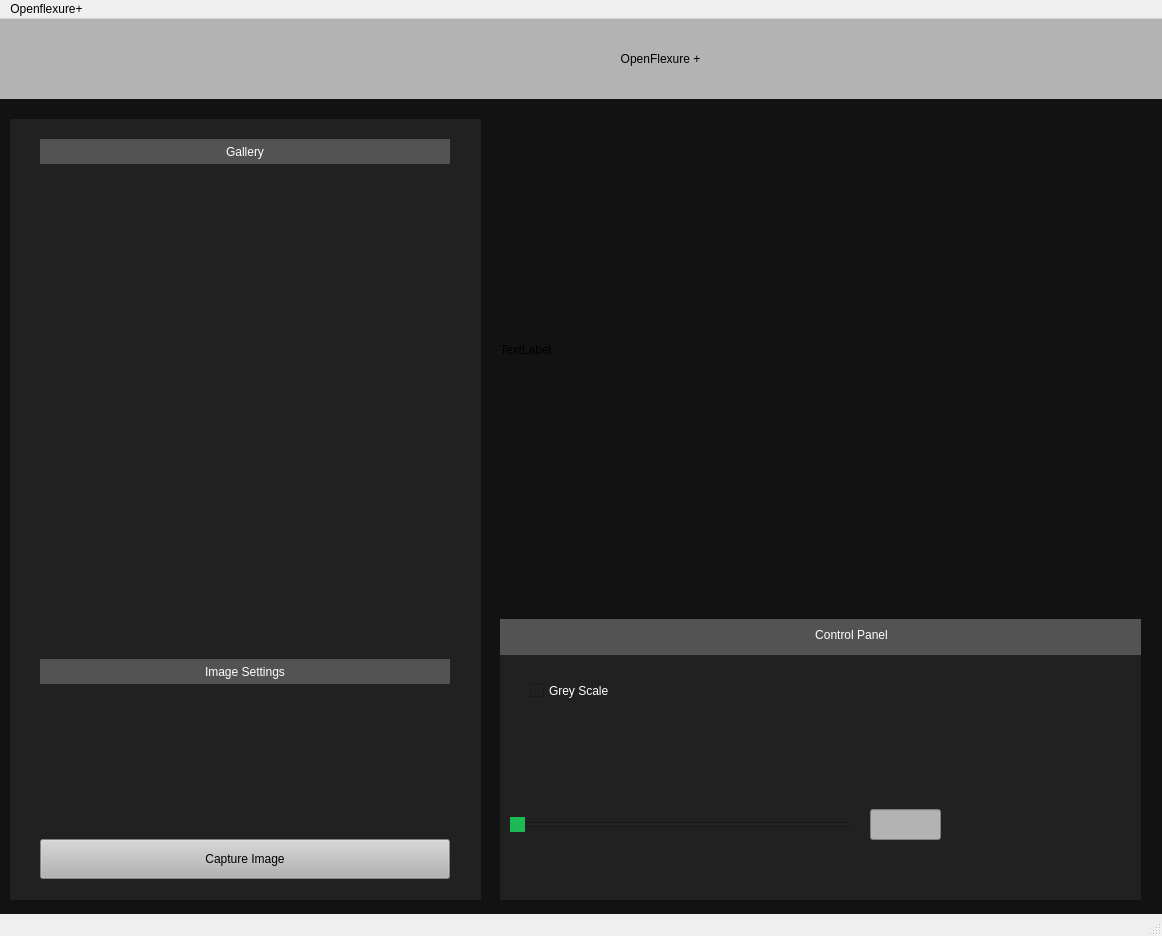
<?xml version="1.0" encoding="UTF-8"?>
<ui version="4.0">
 <class>GUI</class>
 <widget class="QMainWindow" name="GUI">
  <property name="geometry">
   <rect>
    <x>0</x>
    <y>0</y>
    <width>1162</width>
    <height>936</height>
   </rect>
  </property>
  <property name="windowTitle">
   <string>MainWindow</string>
  </property>
  <widget class="QWidget" name="centralwidget">
   <property name="styleSheet">
    <string notr="true">#centralWidget {
background-color:#FF121212}</string>
   </property>
   <widget class="QWidget" name="widget" native="true">
    <property name="geometry">
     <rect>
      <x>0</x>
      <y>0</y>
      <width>1321</width>
      <height>80</height>
     </rect>
    </property>
    <property name="styleSheet">
     <string notr="true">
	background-color: rgb(179, 179, 179);
</string>
    </property>
    <widget class="QLabel" name="OpenFlexurePlus">
     <property name="geometry">
      <rect>
       <x>0</x>
       <y>19</y>
       <width>1321</width>
       <height>41</height>
      </rect>
     </property>
     <property name="text">
      <string>OpenFlexure +</string>
     </property>
     <property name="alignment">
      <set>Qt::AlignCenter</set>
     </property>
    </widget>
   </widget>
   <widget class="QWidget" name="widget_2" native="true">
    <property name="geometry">
     <rect>
      <x>0</x>
      <y>80</y>
      <width>1351</width>
      <height>841</height>
     </rect>
    </property>
    <property name="styleSheet">
     <string notr="true">
background-color: rgb(18, 18, 18);</string>
    </property>
    <widget class="QLabel" name="scopeVideoFeed">
     <property name="geometry">
      <rect>
       <x>500</x>
       <y>20</y>
       <width>621</width>
       <height>461</height>
      </rect>
     </property>
     <property name="text">
      <string>TextLabel</string>
     </property>
    </widget>
    <widget class="QWidget" name="widget_3" native="true">
     <property name="geometry">
      <rect>
       <x>10</x>
       <y>20</y>
       <width>471</width>
       <height>781</height>
      </rect>
     </property>
     <property name="styleSheet">
      <string notr="true">background-color: rgb(33, 33, 33);</string>
     </property>
     <widget class="QPushButton" name="pushButton">
      <property name="geometry">
       <rect>
        <x>30</x>
        <y>720</y>
        <width>410</width>
        <height>40</height>
       </rect>
      </property>
      <property name="styleSheet">
       <string notr="true">background-color: rgb(179, 179, 179);</string>
      </property>
      <property name="text">
       <string>Capture Image</string>
      </property>
     </widget>
     <widget class="QWidget" name="widget_4" native="true">
      <property name="geometry">
       <rect>
        <x>30</x>
        <y>530</y>
        <width>410</width>
        <height>141</height>
       </rect>
      </property>
      <property name="styleSheet">
       <string notr="true"/>
      </property>
      <widget class="QLabel" name="label_2">
       <property name="geometry">
        <rect>
         <x>0</x>
         <y>10</y>
         <width>410</width>
         <height>25</height>
        </rect>
       </property>
       <property name="styleSheet">
        <string notr="true">background-color: rgb(83, 83, 83);
color: rgb(255, 255, 255);</string>
       </property>
       <property name="text">
        <string>Image Settings</string>
       </property>
       <property name="alignment">
        <set>Qt::AlignCenter</set>
       </property>
      </widget>
     </widget>
     <widget class="QWidget" name="widget_5" native="true">
      <property name="geometry">
       <rect>
        <x>30</x>
        <y>60</y>
        <width>410</width>
        <height>401</height>
       </rect>
      </property>
      <property name="styleSheet">
       <string notr="true"/>
      </property>
     </widget>
     <widget class="QLabel" name="label">
      <property name="geometry">
       <rect>
        <x>30</x>
        <y>20</y>
        <width>410</width>
        <height>25</height>
       </rect>
      </property>
      <property name="styleSheet">
       <string notr="true">color: rgb(255, 255, 255);
background-color: rgb(83, 83, 83);</string>
      </property>
      <property name="text">
       <string>Gallery</string>
      </property>
      <property name="alignment">
       <set>Qt::AlignCenter</set>
      </property>
     </widget>
    </widget>
    <widget class="QWidget" name="widget_6" native="true">
     <property name="geometry">
      <rect>
       <x>500</x>
       <y>520</y>
       <width>641</width>
       <height>281</height>
      </rect>
     </property>
     <property name="styleSheet">
      <string notr="true">background-color: rgb(33, 33, 33);</string>
     </property>
     <widget class="QSlider" name="horizontalSlider_2">
      <property name="geometry">
       <rect>
        <x>10</x>
        <y>190</y>
        <width>341</width>
        <height>31</height>
       </rect>
      </property>
      <property name="styleSheet">
       <string notr="true">QSlider::handle:horizontal {
    background-color: rgb(29, 185, 84);
}
</string>
      </property>
      <property name="orientation">
       <enum>Qt::Horizontal</enum>
      </property>
     </widget>
     <widget class="QLineEdit" name="lineEdit">
      <property name="geometry">
       <rect>
        <x>370</x>
        <y>190</y>
        <width>71</width>
        <height>31</height>
       </rect>
      </property>
      <property name="styleSheet">
       <string notr="true">
background-color: rgb(179, 179, 179);</string>
      </property>
      <property name="text">
       <string/>
      </property>
     </widget>
     <widget class="QLabel" name="label_3">
      <property name="geometry">
       <rect>
        <x>-4</x>
        <y>-4</y>
        <width>711</width>
        <height>40</height>
       </rect>
      </property>
      <property name="styleSheet">
       <string notr="true">background-color: rgb(83, 83, 83);
color: rgb(255, 255, 255);</string>
      </property>
      <property name="text">
       <string>Control Panel</string>
      </property>
      <property name="alignment">
       <set>Qt::AlignCenter</set>
      </property>
     </widget>
     <widget class="QCheckBox" name="greyScaleBox">
      <property name="geometry">
       <rect>
        <x>30</x>
        <y>60</y>
        <width>92</width>
        <height>23</height>
       </rect>
      </property>
      <property name="styleSheet">
       <string notr="true">color: rgb(255, 255, 255);</string>
      </property>
      <property name="text">
       <string>Grey Scale</string>
      </property>
     </widget>
    </widget>
   </widget>
  </widget>
  <widget class="QMenuBar" name="menubar">
   <property name="geometry">
    <rect>
     <x>0</x>
     <y>0</y>
     <width>1162</width>
     <height>22</height>
    </rect>
   </property>
   <widget class="QMenu" name="menuOpenflexure">
    <property name="title">
     <string>Openflexure+</string>
    </property>
   </widget>
   <addaction name="menuOpenflexure"/>
  </widget>
  <widget class="QStatusBar" name="statusbar"/>
 </widget>
 <resources/>
 <connections/>
</ui>
